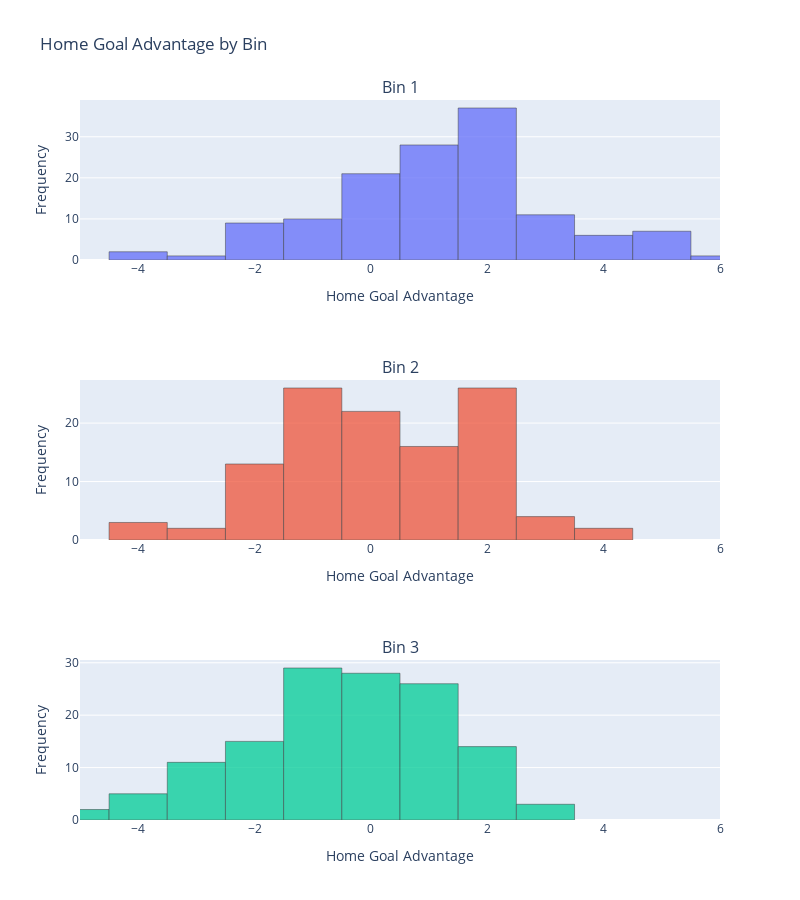

The code cell stored with this chart in its notebook:
### Code cell
import plotly.graph_objects as go
from plotly.subplots import make_subplots

# Calculate the minimum and maximum home_goaladv across the entire DataFrame
x_min = df_merged['home_goaladv'].min()
x_max = df_merged['home_goaladv'].max()

bins = df_merged["team3bins"].unique()
# Convert to list and sort
bins = list(bins)
bins.sort() 

# Create subplots
fig = make_subplots(rows=len(bins), cols=1, subplot_titles=[f"Bin {bin}" for bin in bins])

# Add a histogram to each subplot
for i, bin in enumerate(bins, start=1):
    filtered_data = df_merged.loc[df_merged["team3bins"] == bin, :]
    fig.add_trace(
        go.Histogram(x=filtered_data["home_goaladv"], name=f"Bin {bin}"),
        row=i, col=1
    )

# Update layout for each x-axis in the subplots
for i in range(1, len(bins) + 1):
    fig.update_xaxes(range=[x_min, x_max], title_text="Home Goal Advantage", row=i, col=1)

# Update layout for each y-axis in the subplots
for i in range(1, len(bins) + 1):
    fig.update_yaxes(title_text="Frequency", row=i, col=1)

fig.update_layout(
    height=900, 
    width=800, 
    title_text="Home Goal Advantage by Bin",
    showlegend=False
)
fig.update_traces(opacity=0.75, marker=dict(line=dict(color="black", width=0.5)))

fig.show()

### Figure 1 — Plotly figure (JSON) as saved in the notebook; plotly's stock layout.template omitted (floating-point values rounded to 4 significant figures; data arrays with more than 128 entries replaced by an {"elided": "..."} marker saying what was removed)
{"data": [{"marker": {"line": {"color": "black", "width": 0.5}}, "name": "Bin 1", "opacity": 0.75, "type": "histogram", "x": {"elided": "133 int values"}, "xaxis": "x", "yaxis": "y"}, {"marker": {"line": {"color": "black", "width": 0.5}}, "name": "Bin 2", "opacity": 0.75, "type": "histogram", "x": [-1, 2, -1, 1, 2, -2, 0, -1, -1, 0, -1, -2, 2, -1, -2, 2, 0, 0, 3, 2, -2, 1, -1, -1, 0, -1, -1, 2, 0, 0, -1, 2, 1, 2, 0, 1, -1, -4, 1, -1, -3, 2, 2, 1, 2, 0, -4, -2, 1, -1, 0, 1, 0, 2, -2, -4, 1, 0, -1, -1, -1, -2, 0, 0, -1, -1, 1, 2, 3, 2, 1, 4, -2, 2, -1, 0, -2, 0, 2, 2, -3, 0, 2, 1, -2, 2, -1, 0, -1, 2, 1, 1, 0, 2, -2, 2, 2, -2, -1, 1, -1, -2, 2, 0, -1, 4, 0, 3, 2, -1, 1, 3, 0, 2], "xaxis": "x2", "yaxis": "y2"}, {"marker": {"line": {"color": "black", "width": 0.5}}, "name": "Bin 3", "opacity": 0.75, "type": "histogram", "x": {"elided": "133 int values"}, "xaxis": "x3", "yaxis": "y3"}], "layout": {"annotations": [{"font": {"size": 16}, "showarrow": false, "text": "Bin 1", "x": 0.5, "xanchor": "center", "xref": "paper", "y": 1, "yanchor": "bottom", "yref": "paper"}, {"font": {"size": 16}, "showarrow": false, "text": "Bin 2", "x": 0.5, "xanchor": "center", "xref": "paper", "y": 0.6111, "yanchor": "bottom", "yref": "paper"}, {"font": {"size": 16}, "showarrow": false, "text": "Bin 3", "x": 0.5, "xanchor": "center", "xref": "paper", "y": 0.2222, "yanchor": "bottom", "yref": "paper"}], "height": 900, "showlegend": false, "title": {"text": "Home Goal Advantage by Bin"}, "width": 800, "xaxis": {"anchor": "y", "domain": [0, 1], "range": [-5, 6], "title": {"text": "Home Goal Advantage"}}, "xaxis2": {"anchor": "y2", "domain": [0, 1], "range": [-5, 6], "title": {"text": "Home Goal Advantage"}}, "xaxis3": {"anchor": "y3", "domain": [0, 1], "range": [-5, 6], "title": {"text": "Home Goal Advantage"}}, "yaxis": {"anchor": "x", "domain": [0.7778, 1], "title": {"text": "Frequency"}}, "yaxis2": {"anchor": "x2", "domain": [0.3889, 0.6111], "title": {"text": "Frequency"}}, "yaxis3": {"anchor": "x3", "domain": [0, 0.2222], "title": {"text": "Frequency"}}}}
